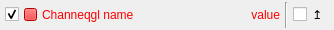
<?xml version="1.0" encoding="UTF-8"?>
<ui version="4.0">
 <class>ChannelDiplay</class>
 <widget class="QWidget" name="ChannelDiplay">
  <property name="geometry">
   <rect>
    <x>0</x>
    <y>0</y>
    <width>334</width>
    <height>30</height>
   </rect>
  </property>
  <property name="minimumSize">
   <size>
    <width>40</width>
    <height>30</height>
   </size>
  </property>
  <property name="windowTitle">
   <string>Form</string>
  </property>
  <layout class="QHBoxLayout" name="horizontalLayout" stretch="0,0,1,0,0,0">
   <property name="spacing">
    <number>5</number>
   </property>
   <property name="leftMargin">
    <number>5</number>
   </property>
   <property name="topMargin">
    <number>2</number>
   </property>
   <property name="rightMargin">
    <number>5</number>
   </property>
   <property name="bottomMargin">
    <number>2</number>
   </property>
   <item>
    <widget class="QCheckBox" name="display">
     <property name="minimumSize">
      <size>
       <width>13</width>
       <height>13</height>
      </size>
     </property>
     <property name="text">
      <string/>
     </property>
     <property name="checked">
      <bool>true</bool>
     </property>
    </widget>
   </item>
   <item>
    <widget class="QPushButton" name="color_btn">
     <property name="sizePolicy">
      <sizepolicy hsizetype="Fixed" vsizetype="Fixed">
       <horstretch>0</horstretch>
       <verstretch>0</verstretch>
      </sizepolicy>
     </property>
     <property name="minimumSize">
      <size>
       <width>13</width>
       <height>13</height>
      </size>
     </property>
     <property name="maximumSize">
      <size>
       <width>13</width>
       <height>13</height>
      </size>
     </property>
     <property name="autoFillBackground">
      <bool>false</bool>
     </property>
     <property name="styleSheet">
      <string notr="true">background-color: rgb(255, 0, 0);</string>
     </property>
     <property name="text">
      <string/>
     </property>
     <property name="flat">
      <bool>false</bool>
     </property>
    </widget>
   </item>
   <item>
    <widget class="QLabel" name="name">
     <property name="sizePolicy">
      <sizepolicy hsizetype="Minimum" vsizetype="Preferred">
       <horstretch>0</horstretch>
       <verstretch>0</verstretch>
      </sizepolicy>
     </property>
     <property name="minimumSize">
      <size>
       <width>0</width>
       <height>26</height>
      </size>
     </property>
     <property name="text">
      <string>&lt;html&gt;&lt;head/&gt;&lt;body&gt;&lt;p&gt;&lt;span style=&quot; color:#ff0000;&quot;&gt;Channeqgl name&lt;/span&gt;&lt;/p&gt;&lt;/body&gt;&lt;/html&gt;</string>
     </property>
     <property name="textFormat">
      <enum>Qt::RichText</enum>
     </property>
    </widget>
   </item>
   <item>
    <widget class="QLabel" name="value">
     <property name="minimumSize">
      <size>
       <width>75</width>
       <height>0</height>
      </size>
     </property>
     <property name="text">
      <string>&lt;html&gt;&lt;head/&gt;&lt;body&gt;&lt;p&gt;&lt;span style=&quot; color:#ff0000;&quot;&gt;value&lt;/span&gt;&lt;/p&gt;&lt;/body&gt;&lt;/html&gt;</string>
     </property>
     <property name="textFormat">
      <enum>Qt::RichText</enum>
     </property>
     <property name="alignment">
      <set>Qt::AlignRight|Qt::AlignTrailing|Qt::AlignVCenter</set>
     </property>
    </widget>
   </item>
   <item>
    <widget class="Line" name="line">
     <property name="orientation">
      <enum>Qt::Vertical</enum>
     </property>
    </widget>
   </item>
   <item>
    <widget class="QCheckBox" name="ylink">
     <property name="toolTip">
      <string>enable common Y axis</string>
     </property>
     <property name="text">
      <string>↥</string>
     </property>
    </widget>
   </item>
  </layout>
 </widget>
</ui>
